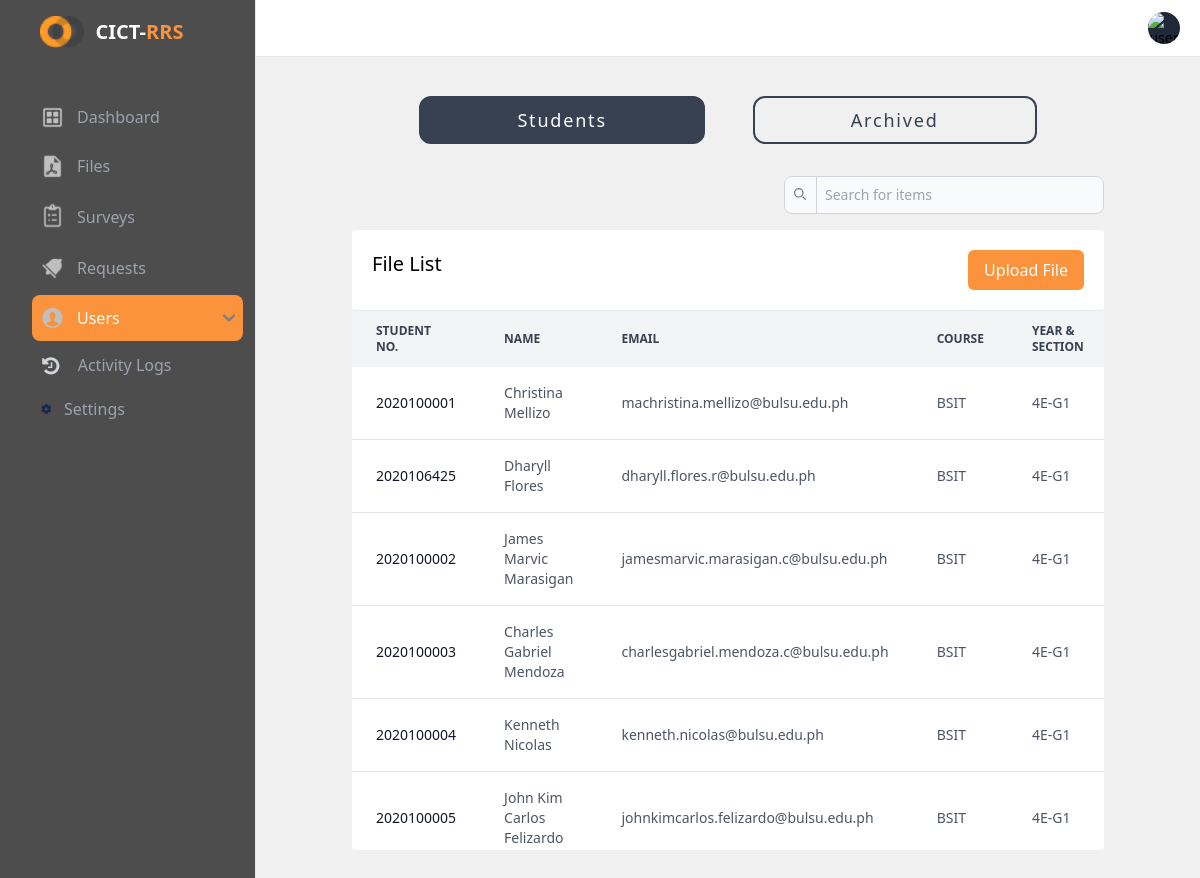
Page /pages/admin/students.php (signed in) on the committed database.
### tables this page shows
CREATE TABLE `account` (
  `id` int(11) NOT NULL,
  `number` varchar(50) NOT NULL,
  `email` varchar(255) NOT NULL,
  `type` varchar(20) NOT NULL,
  `password` text NOT NULL,
  `is_archived` int(11) NOT NULL DEFAULT 0,
  `verified_at` timestamp NULL DEFAULT NULL,
  `reset_token` varchar(255) DEFAULT NULL,
  `reset_expiration` timestamp NULL DEFAULT NULL
);

CREATE TABLE `profile` (
  `account_id` varchar(50) NOT NULL,
  `first_name` varchar(50) NOT NULL,
  `middle_name` varchar(50) DEFAULT NULL,
  `last_name` varchar(50) NOT NULL,
  `image` varchar(255) DEFAULT NULL,
  `course` varchar(50) DEFAULT 'none',
  `specialization` varchar(50) DEFAULT 'none',
  `year` int(11) DEFAULT NULL,
  `section` varchar(10) DEFAULT NULL,
  `sex` varchar(10) DEFAULT NULL,
  `points` int(11) NOT NULL DEFAULT 0
);

### pages/admin/students.php (called while the page is built, shortened)
<?php
require_once ('../../db/db.php');
$sql = "SELECT a.*, p.* FROM account a JOIN profile p ON a.number = p.account_id WHERE a.is_archived = 0 AND type = 'student'";
$result = $conn->query($sql);
include "../../admin_base.php";
?>

### src/template/admin/students_page.php (the view, shortened to what this page needs)
<div class="relative overflow-x-auto p-2 lg:px-24 xl:px-48">
    <div class="flex justify-center items-center gap-4 md:gap-12 p-8">
        <button class="active option-btns">Students</button>
        <button class="btn-bordered option-btns">Archived</button>
    </div>
    <div class="flex flex-column sm:flex-row flex-wrap space-y-4 sm:space-y-0 items-center justify-end pb-4">
        <div class="relative">
            <div class="absolute border-r-[1px] border-gray-300 px-2.5 h-[36.5px] top-0 start-0 flex items-center pointer-events-none">
            </div>
            <form action="" onsubmit="searchUser(this, event)">
                <input type="text" id="table-search" class="block p-2 ps-10 text-sm text-gray-900 border border-gray-300 rounded-lg w-80 bg-gray-50 focus:ring-blue-500 focus:border-blue-500 dark:bg-gray-700 dark:border-gray-600 dark:placeholder-gray-400 dark:text-white dark:focus:ring-blue-500 dark:focus:border-blue-500" placeholder="Search for items">
            </form>
        </div>
    </div>
    <div class="rounded bg-gray-50 max-h-[620px] overflow-auto">
        <table class="w-full text-sm text-left rtl:text-right text-gray-500 dark:text-gray-400">
            <div class="sticky top-0 bg-white flex justify-between p-5 border-b-[1px] rounded w-full">
                <h2 class="text-xl">File List</h2>
                <button class="px-4 py-2 bg-orange-400 text-white hover:brightness-110 rounded-md">Upload File</button>
            </div>
            <thead class="sticky top-[81px] text-xs text-gray-700 uppercase bg-gray-100 dark:bg-gray-700 dark:text-gray-400">
                <tr>
                    <th scope="col" class="px-1 sm:px-6 py-3">
                        Student No.
                    </th>
                    <th scope="col" class="px-1 sm:px-6 py-3">
                        Name
                    </th>
                    <th scope="col" class="px-1 sm:px-6 py-3">
                        Email
                    </th>
                    <th scope="col" class="px-1 sm:px-6 py-3">
                        Course
                    </th>
                    <th scope="col" class="px-1 sm:px-6 py-3">
                        Year & Section
                    </th>
                </tr>
            </thead>
            <tbody class="tbodies" id="not-archived-tbody">
                <?php   while($row = $result->fetch_assoc()){  ?>
                    <tr id="tr-<?=$row['id']?>" class="bg-white border-b dark:bg-gray-800 dark:border-gray-700 hover:bg-gray-50 dark:hover:bg-gray-600">
                        <th scope="row" class="px-1 sm:px-6 py-4 font-medium text-gray-900 whitespace-nowrap dark:text-white">
                            <?=$row['number']?>
                        </th>
                        <td class="px-1 sm:px-6 py-4 text-gray-600">
                            <?=$row['first_name']?> <?=$row['last_name']?>
                        </td>
                        <td class="px-1 sm:px-6 py-4 text-gray-600">
                            <?=$row['email']?>
                        </td>
                        <td class="px-1 sm:px-6 py-4 text-gray-600">
                            BSIT
                        </td>
                        <td class="px-1 sm:px-6 py-4 text-gray-600">
                            4E-G1
                        </td>
                    </tr>
                <?php } ?>
            </tbody>
        </table>
    </div>
</div>

### src/css/tailwindstyles.php (style rules this page uses)
.btn-bordered { @apply text-gray-700 bg-transparent border-2 border-gray-700 px-24 py-2 tracking-widest rounded-xl text-xs md:text-lg }
.active { @apply text-white bg-gray-700 border-2 border-gray-700 px-24 py-2 tracking-widest rounded-xl text-xs md:text-lg }

### rows in the picture
account: number "2020100001", profile.first_name "Christina", profile.last_name "Mellizo", email "machristina.mellizo@bulsu.edu.ph"
account: number "2020106425", profile.first_name "Dharyll", profile.last_name "Flores", email "dharyll.flores.r@bulsu.edu.ph"
account: number "2020100002", profile.first_name "James Marvic", profile.last_name "Marasigan", email "jamesmarvic.marasigan.c@bulsu.edu.ph"
account: number "2020100003", profile.first_name "Charles Gabriel", profile.last_name "Mendoza", email "charlesgabriel.mendoza.c@bulsu.edu.ph"
account: number "2020100004", profile.first_name "Kenneth", profile.last_name "Nicolas", email "kenneth.nicolas@bulsu.edu.ph"
account: number "2020100005", profile.first_name "John Kim Carlos", profile.last_name "Felizardo", email "johnkimcarlos.felizardo@bulsu.edu.ph"
